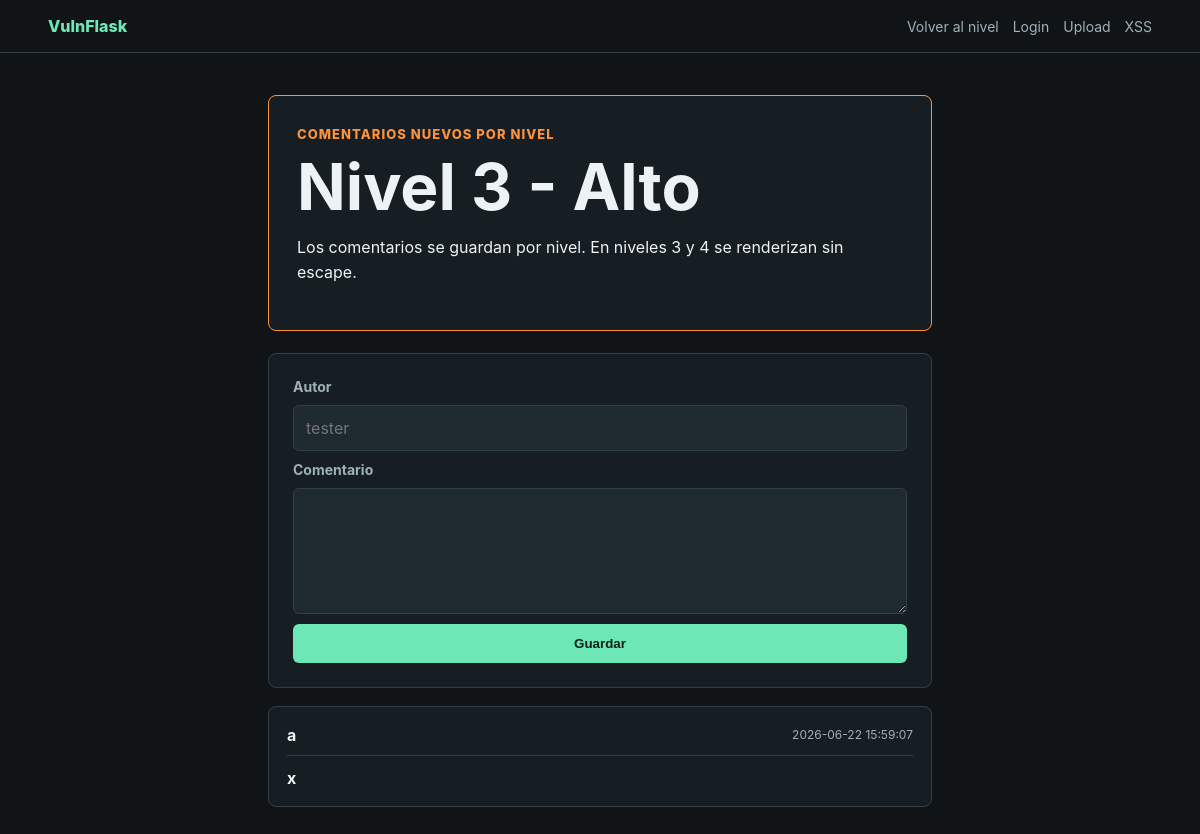
The page /lab/nivel/3/comentarios on the database its author committed.
### tables this page shows
CREATE TABLE level_comments (
        id INTEGER PRIMARY KEY AUTOINCREMENT,
        level INTEGER NOT NULL,
        author TEXT NOT NULL,
        body TEXT NOT NULL,
        created_at TEXT NOT NULL DEFAULT CURRENT_TIMESTAMP
    );

### app.py (the view, shortened to what this page needs)
@app.route("/lab/nivel/<int:level_id>/comentarios", methods=["GET", "POST"])
def level_comments(level_id):
    selected_level = get_level_or_redirect(level_id)
    if selected_level is None:
        return redirect(url_for("niveles"))
    ensure_level_tables()
    conn = get_db()
    comments = conn.execute(
        "SELECT author, body, created_at FROM level_comments WHERE level = ? ORDER BY id DESC",
        (level_id,),
    ).fetchall()
    conn.close()
    render_unsafe = level_id >= 3
    return render_template(
        "level_comments.html",
        selected_level=selected_level,
        comments=comments,
        render_unsafe=render_unsafe,
    )

### app.py (called while the page is built)
def get_db():
    conn = sqlite3.connect(DB_PATH)
    conn.row_factory = sqlite3.Row
    return conn

def ensure_level_tables():
    conn = get_db()
    conn.execute(
        """
        CREATE TABLE IF NOT EXISTS level_comments (
            id INTEGER PRIMARY KEY AUTOINCREMENT,
            level INTEGER NOT NULL,
            author TEXT NOT NULL,
            body TEXT NOT NULL,
            created_at TEXT NOT NULL DEFAULT CURRENT_TIMESTAMP
        )
        """
    )
    conn.commit()
    conn.close()

def get_level_or_redirect(level_id):
    return next((level for level in get_security_levels() if level["id"] == level_id), None)

### templates/level_comments.html (shortened to what this page needs)
<!DOCTYPE html>
<html lang="es">
<head>
    <link rel="stylesheet" href="{{ url_for('static', filename='style.css') }}">
</head>
<body>
    <nav class="topbar">
        <a class="brand" href="{{ url_for('index') }}">VulnFlask</a>
        <div class="navlinks">
            <a href="{{ url_for('nivel', level_id=selected_level.id) }}">Volver al nivel</a>
            <a href="{{ url_for('level_login', level_id=selected_level.id) }}">Login</a>
            <a href="{{ url_for('level_upload', level_id=selected_level.id) }}">Upload</a>
            <a href="{{ url_for('level_xss', level_id=selected_level.id) }}">XSS</a>
        </div>
    </nav>
    <main class="shell narrow">
        <section class="level-hero level-{{ selected_level.id }}">
            <p class="eyebrow">Comentarios nuevos por nivel</p>
            <h1>{{ selected_level.name }}</h1>
            <p>Los comentarios se guardan por nivel. En niveles 3 y 4 se renderizan sin escape.</p>
        </section>
        <section class="panel">
            <form method="POST" class="form">
                <label for="author">Autor</label>
                <input id="author" name="author" type="text" placeholder="tester">
                <label for="body">Comentario</label>
                <textarea id="body" name="body" rows="5"></textarea>
                <button type="submit">Guardar</button>
            </form>
        </section>
        <section class="comments">
            {% for comment in comments %}
                <article class="comment">
                    <header>
                        <strong>{{ comment.author }}</strong>
                        <span>{{ comment.created_at }}</span>
                    </header>
                    {% if render_unsafe %}
                        <div class="comment-body">{{ comment.body | safe }}</div>
                    {% else %}
                        <div class="comment-body">{{ comment.body }}</div>
                    {% endif %}
                </article>
            {% endfor %}
        </section>
    </main>
</body>
</html>

### static/style.css (style rules this page uses)
:root { --bg: #101417; --panel: #171e23; --panel-2: #1f2930; --text: #edf2f4; --muted: #9fb0b9; --line: #30404a; --accent: #6ee7b7; --danger: #fb7185; --warn: #fbbf24; }
* { box-sizing: border-box; }
body { margin: 0; min-height: 100vh; background: var(--bg); color: var(--text); font-family: Inter, Segoe UI, Arial, sans-serif; }
a { color: inherit; }
.topbar { align-items: center; background: rgba(16, 20, 23, 0.96); border-bottom: 1px solid var(--line); display: flex; justify-content: space-between; padding: 16px clamp(16px, 4vw, 48px); position: sticky; top: 0; }
.brand { color: var(--accent); font-weight: 800; text-decoration: none; }
.navlinks { display: flex; flex-wrap: wrap; gap: 14px; }
.navlinks a { color: var(--muted); font-size: 14px; text-decoration: none; }
.shell { margin: 0 auto; max-width: 1120px; padding: 42px clamp(16px, 4vw, 48px); }
.narrow { max-width: 760px; }
.level-hero { background: var(--panel); border: 1px solid currentColor; border-radius: 8px; margin-bottom: 22px; padding: 28px; }
.level-hero h1, .level-hero p { color: var(--text); }
.level-hero .eyebrow { color: currentColor; }
.eyebrow { color: var(--accent); font-size: 13px; font-weight: 800; letter-spacing: 0.08em; margin: 0 0 10px; text-transform: uppercase; }
h1 { font-size: clamp(32px, 6vw, 64px); line-height: 1; margin: 0 0 16px; }
p { color: var(--muted); line-height: 1.6; }
.level-3 { color: #fb923c; }
.lab-card, .panel, .comment { background: var(--panel); border: 1px solid var(--line); border-radius: 8px; }
.panel { margin-bottom: 18px; padding: 24px; }
.form { display: grid; gap: 10px; }
label { color: var(--muted); font-size: 14px; font-weight: 700; }
input, textarea { background: var(--panel-2); border: 1px solid var(--line); border-radius: 6px; color: var(--text); font: inherit; padding: 12px; width: 100%; }
button, .button { background: var(--accent); border: 0; border-radius: 6px; color: #082018; cursor: pointer; display: inline-block; font-weight: 800; padding: 12px 16px; text-decoration: none; }
.comments { display: grid; gap: 14px; }
.comment { padding: 18px; }
.comment header { align-items: center; border-bottom: 1px solid var(--line); display: flex; justify-content: space-between; margin-bottom: 12px; padding-bottom: 10px; }
.comment header span { color: var(--muted); font-size: 12px; }
.comment-body { color: var(--text); }

### rows shown on the page
level_comments: author "a", created_at "2026-06-22 15:59:07", body "x"

### other values the page prints
{{ selected_level.name }} "Nivel 3 - Alto"
